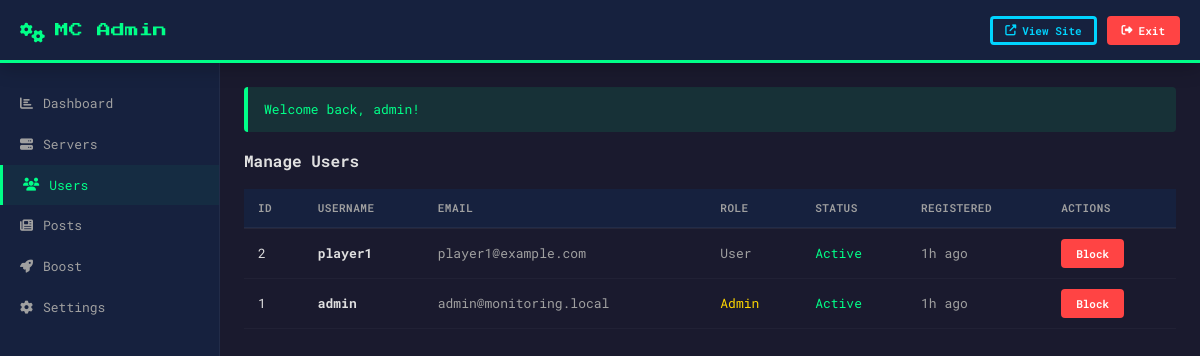
Page /admin/users (signed in) on the committed database.
### tables this page shows
CREATE TABLE IF NOT EXISTS `users` (
    `id` INT PRIMARY KEY AUTO_INCREMENT,
    `username` VARCHAR(32) UNIQUE NOT NULL,
    `email` VARCHAR(255) UNIQUE NOT NULL,
    `password_hash` VARCHAR(255) NOT NULL,
    `role` ENUM('user','admin') DEFAULT 'user',
    `is_active` TINYINT(1) DEFAULT 1,
    `created_at` TIMESTAMP DEFAULT CURRENT_TIMESTAMP,
    `updated_at` TIMESTAMP NULL ON UPDATE CURRENT_TIMESTAMP
);

### app/Core/Controller.php (called while the page is built, shortened)
<?php
abstract class Controller
{
    protected function view(string $template, array $data = [], int $status = 200): Response
    {
        $content = $this->render($template, $data);
        return (new Response())->html($content, $status);
    }
    protected function render(string $template, array $data = []): string
    {
        $viewDir = dirname(__DIR__) . '/Views';
        $file = $viewDir . '/' . str_replace('.', '/', $template) . '.php';
        extract($data);
        require $file;
        $content = ob_get_clean();
        if (isset($layout)) {
            $layoutFile = $viewDir . '/layouts/' . $layout . '.php';
            if (file_exists($layoutFile)) {
                $content = ob_get_clean();
            }
        }
        return $content;
    }
}

### app/Controllers/AdminController.php (called while the page is built, shortened)
<?php
class AdminController extends Controller
{
    public function users(Request $request): Response
    {
        $page = max(1, (int) $request->query('page', 1));
        $result = User::paginate($page, 20);
        return $this->view('admin.users', [
            'users' => $result['data'],
            'meta' => $result['meta'],
        ]);
    }
}

### app/Core/Router.php (called while the page is built, shortened)
<?php
class Router
{
    private array $routes = [];
    private array $groupMiddleware = [];
    private string $groupPrefix = '';
    public function group(string $prefix, callable $callback, array $middleware = []): void
    {
        $prevPrefix = $this->groupPrefix;
        $prevMiddleware = $this->groupMiddleware;
        $this->groupPrefix = $prevPrefix . $prefix;
        $this->groupMiddleware = array_merge($prevMiddleware, $middleware);
        $this->groupPrefix = $prevPrefix;
        $this->groupMiddleware = $prevMiddleware;
    }
    private function addRoute(string $method, string $path, array|string $handler, array $middleware): void
    {
        $fullPath = $this->groupPrefix . $path;
        $allMiddleware = array_merge($this->groupMiddleware, $middleware);
        $this->routes[] = [
            'method' => $method,
            'path' => $fullPath,
            'handler' => $handler,
            'middleware' => $allMiddleware,
            'pattern' => $this->pathToPattern($fullPath),
        ];
    }
    private function pathToPattern(string $path): string
    {
        $pattern = preg_replace('/\{([a-zA-Z_]+)\}/', '(?P<$1>[^/]+)', $path);
        return '#^' . $pattern . '$#';
    }
    public function resolve(Request $request): Response
    {
        $method = $request->method();
        $path = $request->path();
        foreach ($this->routes as $route) {
            if ($route['method'] !== $method) {
                continue;
            }
            if (preg_match($route['pattern'], $path, $matches)) {
                $params = array_filter($matches, fn($key) => !is_int($key), ARRAY_FILTER_USE_KEY);
                $request->setParams($params);
                $handler = function (Request $req) use ($route) {
                    return $this->callHandler($route['handler'], $req);
                };
                $pipeline = $handler;
                foreach (array_reverse($route['middleware']) as $middlewareClass) {
                    $pipeline = function (Request $req) use ($middlewareClass, $pipeline) {
                        $middleware = new $middlewareClass();
                        return $middleware->handle($req, $pipeline);
                    };
                }
                return $pipeline($request);
            }
        }
        $response = new Response();
        return $response->html($this->render404(), 404);
    }
    private function callHandler(array|string $handler, Request $request): Response
    {
        if (is_array($handler)) {
            [$class, $method] = $handler;
            $controller = new $class();
            return $controller->$method($request);
        }
        return $handler($request);
    }
}

### app/Middleware/CsrfMiddleware.php (called while the page is built, shortened)
<?php
class CsrfMiddleware
{
    public function handle(Request $request, callable $next): Response
    {
        return $next($request);
    }
}

### app/Middleware/AdminMiddleware.php (called while the page is built, shortened)
<?php
class AdminMiddleware
{
    public function handle(Request $request, callable $next): Response
    {
        return $next($request);
    }
}

### app/Middleware/AuthMiddleware.php (called while the page is built, shortened)
<?php
class AuthMiddleware
{
    public function handle(Request $request, callable $next): Response
    {
        return $next($request);
    }
}

### app/Core/Database.php (called while the page is built, shortened)
<?php
class Database
{
    private static ?PDO $instance = null;
    public static function getInstance(): PDO
    {
        if (self::$instance === null) {
            $config = require dirname(__DIR__, 2) . '/config/database.php';
            $dsn = sprintf(
                'mysql:host=%s;port=%d;dbname=%s;charset=%s',
                $config['host'],
                $config['port'],
                $config['name'],
                $config['charset']
            );
            try {
                self::$instance = new PDO($dsn, $config['user'], $config['pass'], $config['options']);
            } catch (PDOException $e) {
                throw new PDOException('Database connection failed: ' . $e->getMessage());
            }
        }
        return self::$instance;
    }
}

### app/Core/Model.php (called while the page is built, shortened)
<?php
abstract class Model
{
    protected static string $table = '';
    protected static function db(): PDO
    {
        return Database::getInstance();
    }
    public static function count(string $where = '1=1', array $params = []): int
    {
        $table = static::$table;
        $stmt = static::db()->prepare("SELECT COUNT(*) FROM `{$table}` WHERE {$where}");
        $stmt->execute($params);
        return (int) $stmt->fetchColumn();
    }
    public static function paginate(int $page = 1, int $perPage = 20, string $where = '1=1', array $params = [], string $orderBy = 'id', string $direction = 'DESC'): array
    {
        $table = static::$table;
        $direction = strtoupper($direction) === 'DESC' ? 'DESC' : 'ASC';
        $offset = ($page - 1) * $perPage;
        $total = static::count($where, $params);
        $stmt = static::db()->prepare(
            "SELECT * FROM `{$table}` WHERE {$where} ORDER BY `{$orderBy}` {$direction} LIMIT ? OFFSET ?"
        );
        $allParams = array_merge($params, [$perPage, $offset]);
        $stmt->execute($allParams);
        return [
            'data' => $stmt->fetchAll(),
            'meta' => [
                'page' => $page,
                'per_page' => $perPage,
                'total' => $total,
                'total_pages' => (int) ceil($total / $perPage),
            ],
        ];
    }
}

### app/Core/Request.php (called while the page is built, shortened)
<?php
class Request
{
    private array $query;
    public function __construct()
    {
        $this->query = $_GET;
    }
    public function query(?string $key = null, mixed $default = null): mixed
    {
        return $this->query[$key] ?? $default;
    }
}

### app/Core/Env.php (called while the page is built, shortened)
<?php
class Env
{
    private static array $vars = [];
    public static function get(string $key, mixed $default = null): mixed
    {
        return self::$vars[$key] ?? $_ENV[$key] ?? $default;
    }
}

### app/helpers.php (called while the page is built, shortened)
<?php
function env(string $key, mixed $default = null): mixed
{
    return Env::get($key, $default);
}
function e(string $value): string
{
    return htmlspecialchars($value, ENT_QUOTES | ENT_SUBSTITUTE, 'UTF-8');
}
function time_ago(string $datetime): string
{
    $time = strtotime($datetime);
    $diff = time() - $time;
    if ($diff < 86400) return floor($diff / 3600) . 'h ago';
    return date('M j, Y', $time);
}

### config/database.php (called while the page is built)
<?php
return [
    'host' => env('DB_HOST', 'MySQL-8.4'),
    'port' => env('DB_PORT', 3306),
    'name' => env('DB_NAME', 'monitoring'),
    'user' => env('DB_USER', 'root'),
    'pass' => env('DB_PASS', ''),
    'charset' => 'utf8mb4',
    'options' => [
        PDO::ATTR_ERRMODE => PDO::ERRMODE_EXCEPTION,
        PDO::ATTR_DEFAULT_FETCH_MODE => PDO::FETCH_ASSOC,
        PDO::ATTR_EMULATE_PREPARES => false,
    ],
];

### app/Core/App.php (called while the page is built, shortened)
<?php
class App
{
    private Router $router;
    private Request $request;
    public function __construct()
    {
        $this->request = new Request();
        $this->router = new Router();
    }
    public function run(): void
    {
        try {
            $response = $this->router->resolve($this->request);
        } catch (\Throwable $e) {
            $this->handleException($e);
        }
    }
}

### app/Views/admin/users.php (the view, shortened to what this page needs)
<h1 style="font-size:16px;" class="mb-2">Manage Users</h1>
<div class="table-responsive">
    <table class="table">
        <thead>
            <tr>
                <th>ID</th>
                <th>Username</th>
                <th>Email</th>
                <th>Role</th>
                <th>Status</th>
                <th>Registered</th>
                <th>Actions</th>
            </tr>
        </thead>
        <tbody>
            <?php foreach ($users as $user): ?>
                <tr>
                    <td><?= $user['id'] ?></td>
                    <td><strong><?= e($user['username']) ?></strong></td>
                    <td class="text-muted"><?= e($user['email']) ?></td>
                    <td>
                        <?= $user['role'] === 'admin'
                            ? '<span class="text-gold">Admin</span>'
                            : '<span class="text-muted">User</span>' ?>
                    </td>
                    <td>
                        <?= $user['is_active']
                            ? '<span class="text-green">Active</span>'
                            : '<span class="text-red">Blocked</span>' ?>
                    </td>
                    <td class="text-muted"><?= time_ago($user['created_at']) ?></td>
                    <td>
                        <form method="POST" action="/admin/users/<?= $user['id'] ?>/toggle" style="display:inline;">
                            <button class="btn btn-sm <?= $user['is_active'] ? 'btn-danger' : 'btn-primary' ?>">
                                <?= $user['is_active'] ? 'Block' : 'Unblock' ?>
                            </button>
                        </form>
                    </td>
                </tr>
            <?php endforeach; ?>
        </tbody>
    </table>
</div>

### public/css/style.css (style rules this page uses)
:root { --bg-primary: #1a1a2e; --bg-secondary: #16213e; --bg-card: #0f3460; --bg-input: #0d1b36; --text-primary: #e0e0e0; --text-secondary: #a0a0a0; --accent-green: #00ff88; --accent-blue: #00d4ff; --accent-red: #ff4444; --accent-gold: #ffd700; --accent-purple: #b44aff; --glow-green: 0 0 10px rgba(0, 255, 136, 0.3); --glow-blue: 0 0 10px rgba(0, 212, 255, 0.3); --glow-red: 0 0 10px rgba(255, 68, 68, 0.3); --glow-gold: 0 0 10px rgba(255, 215, 0, 0.3); --pixel-border: 3px solid; --font-pixel: "Press Start 2P", monospace; --font-body: "Roboto Mono", monospace; --radius: 4px; --transition: all 0.2s ease; }
*, *::before, *::after { box-sizing: border-box; margin: 0; padding: 0; }
html { font-size: 16px; scroll-behavior: smooth; }
body { font-family: var(--font-body); background: var(--bg-primary); color: var(--text-primary); line-height: 1.6; min-height: 100vh; }
.btn { display: inline-flex; align-items: center; justify-content: center; gap: 6px; padding: 10px 20px; border: var(--pixel-border) transparent; border-radius: var(--radius); font-family: var(--font-body); font-size: 13px; font-weight: 600; cursor: pointer; transition: var(--transition); text-decoration: none; line-height: 1; }
.btn-danger { background: var(--accent-red); color: #fff; border-color: var(--accent-red); }
.btn-sm { padding: 6px 12px; font-size: 11px; }
.table-responsive { overflow-x: auto; }
.table { width: 100%; border-collapse: collapse; font-size: 13px; }
.table th { text-align: left; padding: 10px 14px; background: var(--bg-secondary); color: var(--text-secondary); font-weight: 600; font-size: 11px; text-transform: uppercase; letter-spacing: 0.5px; border-bottom: 2px solid rgba(255, 255, 255, 0.05); }
.table td { padding: 10px 14px; border-bottom: 1px solid rgba(255, 255, 255, 0.03); vertical-align: middle; }
.text-green { color: var(--accent-green); }
.text-gold { color: var(--accent-gold); }
.text-muted { color: var(--text-secondary); }
.mb-2 { margin-bottom: 16px; }

### rows in the picture
users: id "2", username "player1", email "player1@example.com", role "User", is_active "Active", created_at "1h ago"
users: id "1", username "admin", email "admin@monitoring.local", role "Admin", is_active "Active", created_at "1h ago"

### other values in the picture
$flash "Welcome back, admin!"
